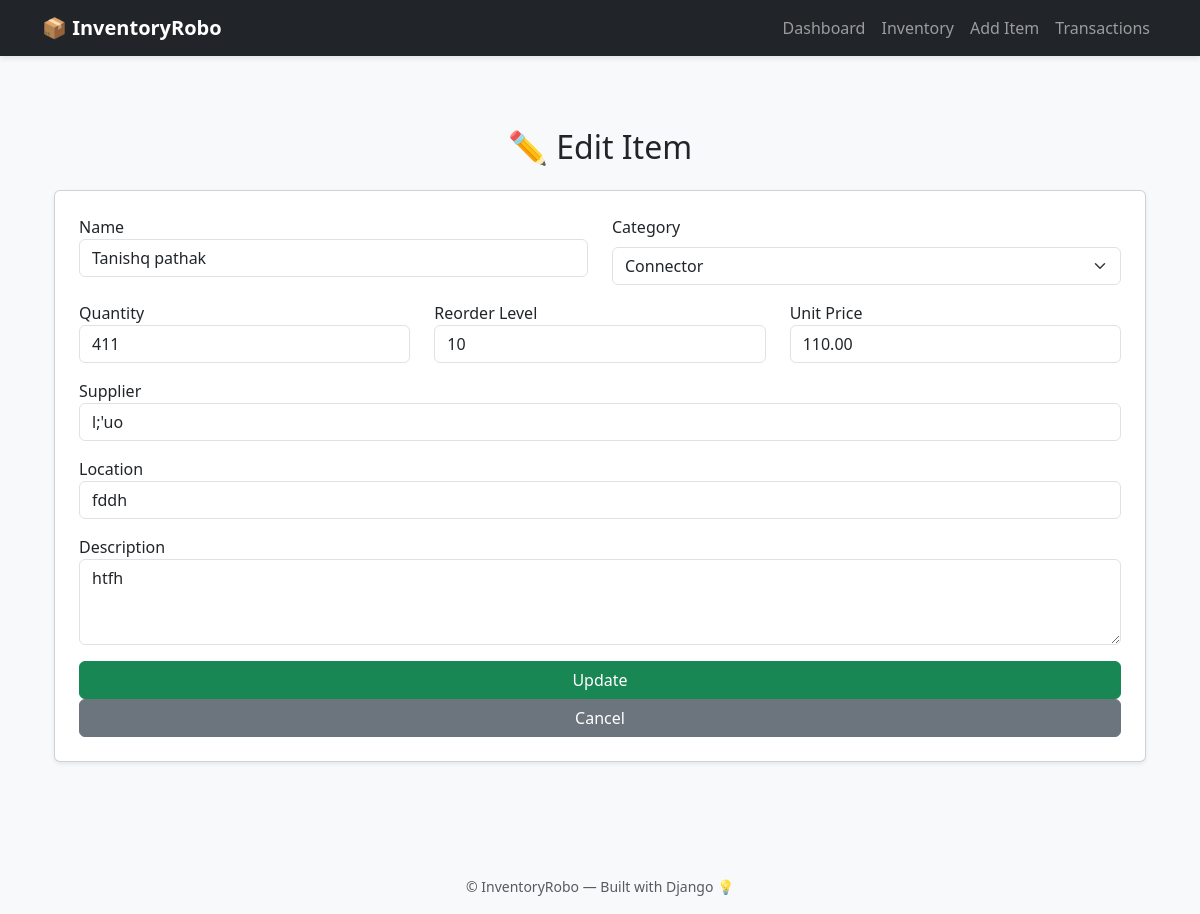
/edit/3/, run on an earlier commit of the app's database.
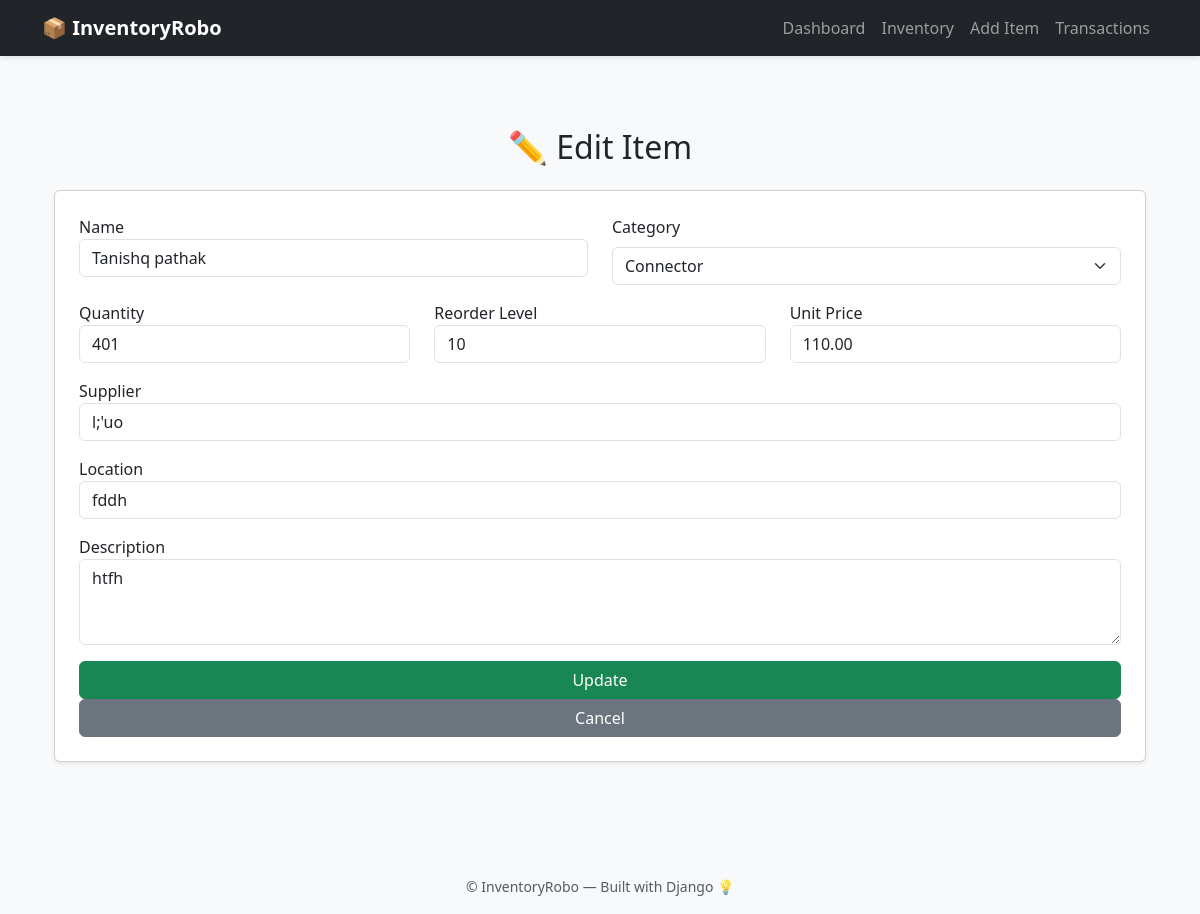
And on a later commit of the database.
### inventory/models.py (models this page shows, shortened)
class Item(models.Model):
    CATEGORY_CHOICES = [
        ('Sensor', 'Sensor'),
        ('Connector', 'Connector'),
        ('Resistor', 'Resistor'),
        ('Microcontroller', 'Microcontroller'),
        ('Other', 'Other'),
    ]
    serial_no = models.PositiveIntegerField(unique=True, blank=True, null=True)
    name = models.CharField(max_length=100)
    category = models.CharField(max_length=50, choices=CATEGORY_CHOICES)
    custom_category = models.CharField(max_length=100, blank=True, null=True)
    quantity = models.PositiveIntegerField(default=0)
    reorder_level = models.PositiveIntegerField(default=5)
    unit_price = models.DecimalField(max_digits=10, decimal_places=2)
    supplier = models.CharField(max_length=100, blank=True, null=True)
    location = models.CharField(max_length=100, blank=True, null=True)
    description = models.TextField(blank=True, null=True)
    created_at = models.DateTimeField(auto_now_add=True)

### inventory/views.py (the view, shortened to what this page needs)
# urls.py: path('edit/<int:item_id>/', views.edit_item, name='edit_item'),
def edit_item(request, item_id):
    item = get_object_or_404(Item, id=item_id)
    return render(request, 'inventory/edit_item.html', {'item': item, 'PREDEFINED_CATEGORIES': PREDEFINED_CATEGORIES})

### inventory/templates/inventory/edit_item.html (shortened to what this page needs)
{% extends 'inventory/base.html' %}
{% load static %}
{% block content %}
<div class="container py-5">
    <h2 class="text-center mb-4">✏️ Edit Item</h2>
    <form method="POST" class="card p-4 shadow-sm">
        <div class="row">
            <div class="col-md-6 mb-3">
                <label>Name</label>
                <input type="text" name="name" class="form-control" value="{{ item.name }}" required>
            </div>
            <div class="col-md-6 mb-3">
                <label for="category" class="form-label">Category</label>
                <select id="category" name="category" class="form-select" onchange="toggleCustomCategory(this)" required>
                    {% for cat in PREDEFINED_CATEGORIES %}
                        <option value="{{ cat }}" {% if item.category == cat %}selected{% endif %}>{{ cat }}</option>
                    {% endfor %}
                </select>
            </div>
        </div>
        <div class="row">
            <div class="col-md-4 mb-3">
                <label>Quantity</label>
                <input type="number" name="quantity" class="form-control" value="{{ item.quantity }}" required>
            </div>
            <div class="col-md-4 mb-3">
                <label>Reorder Level</label>
                <input type="number" name="reorder_level" class="form-control" value="{{ item.reorder_level }}" required>
            </div>
            <div class="col-md-4 mb-3">
                <label>Unit Price</label>
                <input type="number" step="0.01" name="unit_price" class="form-control" value="{{ item.unit_price }}" required>
            </div>
        </div>
        <div class="mb-3">
            <label>Supplier</label>
            <input type="text" name="supplier" class="form-control" value="{{ item.supplier }}">
        </div>
        <div class="mb-3">
            <label>Location</label>
            <input type="text" name="location" class="form-control" value="{{ item.location }}">
        </div>
        <div class="mb-3">
            <label>Description</label>
            <textarea name="description" class="form-control" rows="3">{{ item.description }}</textarea>
        </div>
        <button type="submit" class="btn btn-success">Update</button>
        <a href="{% url 'inventory_list' %}" class="btn btn-secondary">Cancel</a>
    </form>
</div>
{% endblock %}

What changed in the data, as far as the page shows it:
changed Item "Tanishq pathak": quantity "411" → "401"
